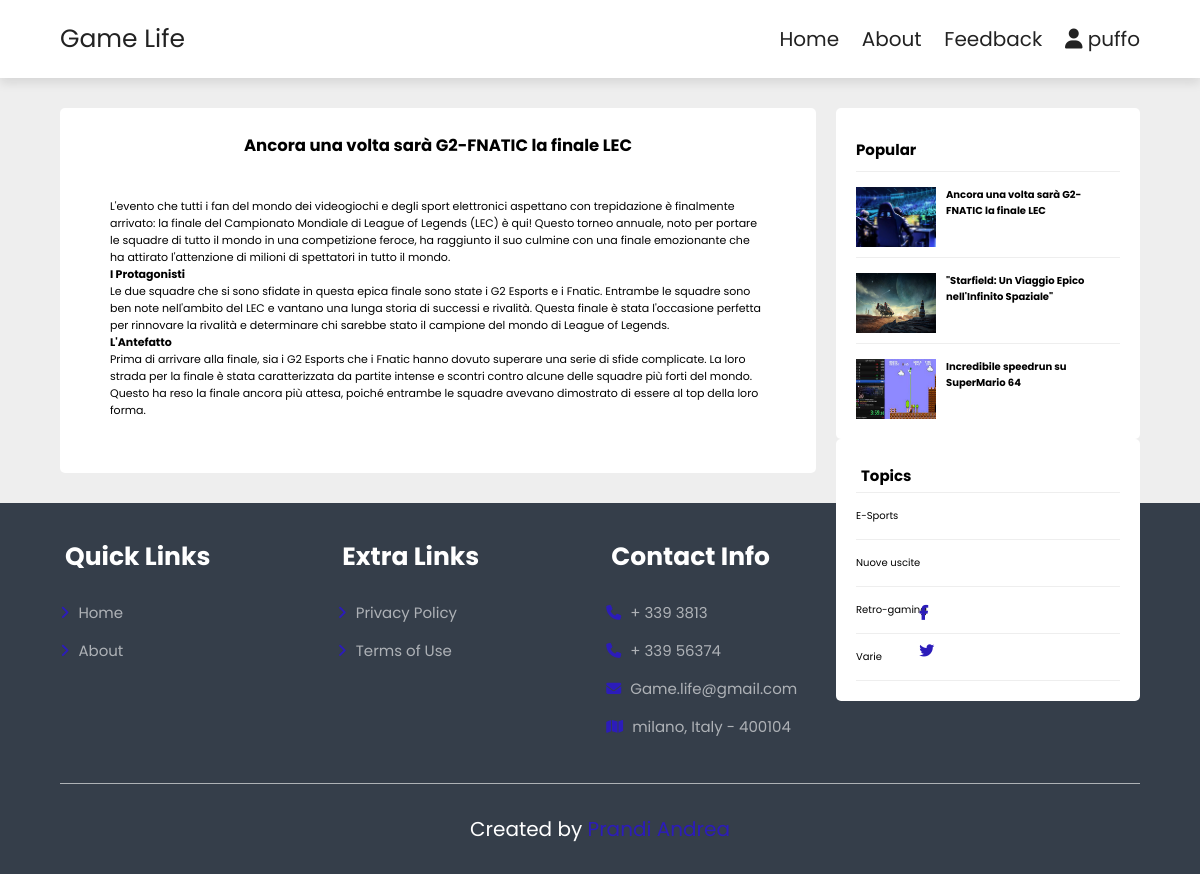
/php/post.php?id=29 (signed in), run on the app's committed database.
### tables this page shows
CREATE TABLE `posts` (
  `id` int(11) NOT NULL,
  `user_id` int(11) NOT NULL,
  `topic_id` int(11) DEFAULT NULL,
  `title` varchar(255) NOT NULL,
  `image` varchar(255) NOT NULL,
  `body` text NOT NULL,
  `published` tinyint(4) NOT NULL,
  `created_at` datetime NOT NULL DEFAULT current_timestamp()
);

CREATE TABLE `topics` (
  `id` int(11) NOT NULL,
  `name` varchar(100) NOT NULL
);

### php/db.php (called while the page is built, shortened)
<?php
require('config.php');
function executeQuery($sql, $data)
{
    global $conn;
    $stmt = $conn->prepare($sql);
    $values = array_values($data);
    $types = str_repeat('s', count($values));
    $stmt->bind_param($types, ...$values);
    $stmt->execute();
    return $stmt;
}
function selectAll($table, $conditions = [])
{
    global $conn;
    $sql = "SELECT * FROM $table";
    if(empty($conditions)) {
        $stmt = $conn->prepare($sql);
        $stmt->execute();
        $records = $stmt ->get_result()->fetch_all(MYSQLI_ASSOC);
        return $records;
    }else{
        $i = 0;
        foreach($conditions as $key => $value) {
            if ($i === 0) {
                $sql = $sql . " WHERE $key=?";
            } else {
                $sql = $sql . " AND $key=?";
            }
            $i++;
        }
        $stmt = executeQuery($sql, $conditions);
        $records = $stmt ->get_result()->fetch_all(MYSQLI_ASSOC);
        return $records;
    }
}
function selectOne($table, $conditions)
{
    $sql = "SELECT * FROM $table";
    $i = 0;
    foreach($conditions as $key => $value) {
        if ($i === 0) {
            $sql = $sql . " WHERE $key=?";
        } else {
            $sql = $sql . " AND $key=?";
        }
        $i++;
    }
    $stmt = executeQuery($sql, $conditions);
    $records = $stmt ->get_result()->fetch_assoc();
    return $records;
}

### php/posts.php (called while the page is built, shortened)
<?php include(ROOT_PATH . "/db.php"); ?>
<?php
$table = 'posts';
$topics = selectAll('topics');
$posts = selectAll($table);

### php/post.php (the view, shortened to what this page needs)
<?php include(ROOT_PATH . "/posts.php");
usersOnly();?>
<?php
if (isset($_GET['id'])) {
    $post = selectOne('posts', ['id' => $_GET['id']]);
}
$topics = selectAll('topics');
$posts = selectAll('posts', ['published' => 1]);
?>
<!DOCTYPE html>
<html lang="en">
<head>
    <link rel="stylesheet" href="https://cdn.jsdelivr.net/npm/swiper@9/swiper-bundle.min.css"/>
    <link rel="stylesheet" href="https://cdnjs.cloudflare.com/ajax/libs/font-awesome/6.4.0/css/all.min.css">
    <link rel="stylesheet" href="../css/style.css">
</head>
<body>
<?php include(ROOT_PATH . "/../php/header.php") ?>
<section class="home-post clearfix">
    <div class="box-container single ">
        <h1 class="post-title"><?php echo $post['title']; ?></h1>
        <div class="post-content">
            <?php echo html_entity_decode($post['body']); ?>
        </div>
    </div>
    <div class="sidebar single">
        <div class="section popular">
      <h2 class="section-title">Popular</h2>
      <?php $count = 0; ?>
      <?php foreach ($posts as $post): ?>
        <?php if ($count < 3): ?>
          <div class="post clearfix">
            <img src="<?php echo BASE_URL . '../blog/images/' . $post['image']; ?>" alt="">
            <a href="post.php?id=<?php echo $post['id']; ?>" class="title">
              <h4><?php echo $post['title']; ?></h4>
            </a>
          </div>
        <?php endif; ?>
        <?php $count++; ?>
      <?php endforeach; ?>
    </div>
        <div class="section topics">
            <h2 class="section-titile">Topics</h2>
            <ul>
                <?php foreach ($topics as $topic): ?>
                    <li><a href="<?php echo BASE_URL . 'php/index.php?topic_id=' . $topic['id'] . '&name' . $topic['name']; ?>"><?php echo $topic['name']; ?></a></li>
                <?php endforeach; ?>
            </div>
    </div>
</section>
<?php include(ROOT_PATH . "/../php/footer.php") ?>
</body>
</html>

### css/style.css (style rules this page uses)
:root { --main-color: #2c1cba; --black: #222; --white: #fff; --light-black: #777; --light-white: #fff9; --dark-bg: rgba(0,0,0,.7); --light-bg:#eeeeee; --border: .1rem solid var(--black); --box-shadow: 0 .5rem 1rem rgba(0,0,0,.1); --text-box-shadow: 0 1.5rem 3rem rgba(0,0,0,.3); }
* { font-family: 'Poppins', sans-serif; margin: 0; padding: 0; box-sizing: border-box; outline: none; border: none; text-decoration: none; }
html { font-size: 62.5%; overflow-x: hidden; }
.clearfix::after { content: ''; display: block; clear: both; }
section { padding: 5rem 10%; }
h1, h2, h3, h4, h5, h6 { margin: 5px; }
a { color: inherit; }
.home-post { background: var(--light-bg); }
.home-post .box-container { width: 70%; float: left; }
.home-post .sidebar { width: 30%; float: left; height: 300px; }
.home-post .sidebar .section { background: var(--white); padding: 20px; border-radius: 5px; margin-left: 20px; }
.home-post .sidebar .section .section-title { margin: 10px 0px 10px 0px; }
.home-post .sidebar .section.topics ul { margin: 0px; padding: 0px; list-style: none; border-top: 1px solid var(--light-bg); }
.home-post .sidebar .section.topics ul li a { display: block; padding: 15px 0px 15px 0px; border-bottom: 1px solid var(--light-bg); transition: all .3s; }
.home-post .box-container.single { background: var(--white); padding: 20px 50px; font-size: 1.1rem; border-radius: 5px; }
.home-post .box-container.single .post-title { text-align: center; margin-bottom: 40px; }
.home-post .popular .post { border-top: 1px solid var(--light-bg); margin-top: 10px; padding-top: 10px; }
.home-post .popular .post img { height: 60px; width: 80px; float: left; margin-right: 10px; }
.home-post .box-container { padding: 20px 50px; font-size: 1.1rem; border-radius: 5px; }
@media (max-width:1200px) { section { padding: 3rem 5%; } }

### data on the page
posts: title "Ancora una volta sarà G2-FNATIC la finale LEC", body "L'evento che tutti i fan del mondo dei videogiochi e degli sport elettronici aspettano con trepidazione è finalmente arrivato: la finale del Campionato Mondiale di League of Legends (LEC) è qui! Questo torneo annuale, noto per portare le squadre di tutto il mondo in una competizione feroce, ha raggiunto il suo culmine con una finale emozionante che ha attirato l'attenzione di milioni di spettatori in tutto il mondo. I Protagonisti Le due squadre che si sono sfidate in questa epica finale sono state i G2 Esports e i Fnatic. Entrambe le squadre sono ben note nell'ambito del LEC e vantano una lunga storia di successi e rivalità. Questa finale è stata l'occasione perfetta per rinnovare la…", image (picture)
posts: image (picture), title "\"Starfield: Un Viaggio Epico nell'Infinito Spaziale\""
posts: image (picture), title "Incredibile speedrun su SuperMario 64"
topics: name "E-Sports"
topics: name "Nuove uscite"
topics: name "Retro-gaming"
topics: name "Varie"

### other printed values
$_SESSION['username'] "puffo"
